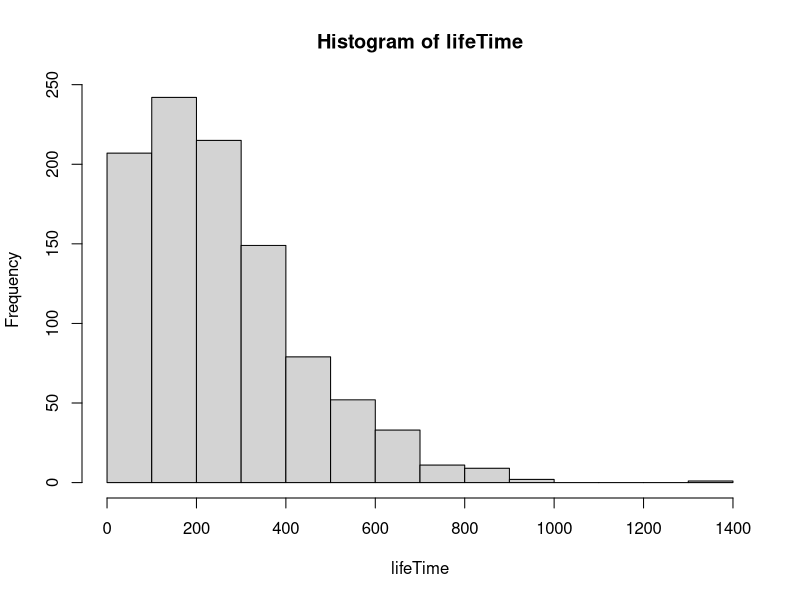

Write R code to recreate this figure. (Note: this script raises an error after producing the figure.)
############# Part 2
library(expm)
rm(list=ls())

#Initialize Q-matrix
Q = matrix(
  c(-0.0085,  0.005,  0.0025,       0,   0.001,
          0, -0.014,   0.005,   0.004,   0.005,
          0,      0,  -0.008,   0.003,   0.005,
          0,      0,       0,  -0.009,   0.009,
          0,      0,       0,       0,       0),
  nrow = 5,
  ncol = 5)
Q <- t(Q)


############# Task 7
#Initializations
woman = rep(1,1000) # Create 1000 women
N.iter = 1000
count = matrix(0, ncol = 5, nrow = N.iter) #

# Simulate the lifetime of the women
for (i in 1:N.iter){
  while (woman[i]<5){ #Woman has to have state under 5. otherwise they are dead 
    event = rexp(1,rate=-Q[woman[i],woman[i]])
    count[i,woman[i]] = event
    if (woman[i] <4){
    woman[i]=sample(x = c((woman[i]+1):5), size =1, replace =TRUE,
                    prob =-(Q[woman[i],(woman[i]+1):5])/Q[woman[i],woman[i]])
    }
    else{
      woman[i]=5
    }
  }
}

# Visualize the lifetime for the women
lifeTime = rowSums(count)
hist(lifeTime)
C = qchisq(p = c(0.025,0.975), df = 999)

# Confidence interval for standard deviation
conf=c(sqrt(999*var(lifeTime)/C[2]),sqrt(999*var(lifeTime)/C[1]))
mean(lifeTime)

n = length(lifeTime)
Conf_control1 = mean(lifeTime) - qt(0.975, df =n-1) * sd(lifeTime) / sqrt(n)
Conf_control2 = mean(lifeTime) + qt(0.975, df =n-1) * sd(lifeTime) / sqrt(n)
c(mean(lifeTime),Conf_control1,Conf_control2) #mean and CI for the mean

#survival rate after 30.5 months
(sum(rowSums(count[,1:2])>30.5 & (count[,3]!=0 | count[,4]!=0)))/1000

############# Task 8
Q = Q[1:4,1:4]
funk = function(t){
  ones = rep(1,4)
  p0 = c(1,0,0,0)

  p = vector()
  for (i in 1:length(t)){
    p[i] = 1 - p0%*%expm(x = Q*t[i])%*%ones
  }
  return(p)

}

plot(o,type ='l',lwd = 3)
lines(ecdf(lifeTime),col='red',lwd = 3)
ks.test(lifeTime, funk)

########## Task 9
# Q matrix for treatment
Q2 = matrix(c(-0.00475,0,0,0,0
              ,0.0025,-0.007,0,0,0
              ,0.00125,0,-0.008,0,0
              ,0,0.002,0.003,-0.009,0
              ,0.001,0.005,0.005,0.009,0),5,5)


woman = rep(1,1000) # Create 1000 women
count_treat = matrix(0, ncol = 5, nrow = N.iter) #

# Simulate the lifetime of the women with the treatment matrix
for (i in 1:N.iter){
  while (woman[i]<5){
    event = rexp(1,rate=-Q2[woman[i],woman[i]])
    count_treat[i,woman[i]] = event
    if (woman[i] <4){
      woman[i]=sample(x = c((woman[i]+1):5), size =1, replace =TRUE,
                      prob =-(Q2[woman[i],(woman[i]+1):5])/Q2[woman[i],woman[i]])
    }
    else{
      woman[i]=5
    }
  }
}
cdf = function(lifeTime){
  bins = sort(lifeTime)
  cdf.value = cumsum(hist(lifeTime, breaks = bins, plot=FALSE)$count)/1000
  return(list("t"=tail(bins,-1), "cdf"=cdf.value))
}

# Survival function for non-treatment
life_cdf=cdf(lifeTime)

S_func = function(cdf){
  S = (1000-cdf$cdf*1000)/1000
       return(S)
}
plot(life_cdf$t,S_func(life_cdf),'l')

# Survival function for treatment
lifeTimeTreat =rowSums(count_treat)
lifeTreat_cdf=cdf(lifeTimeTreat)
plot(lifeTreat_cdf$t,S_func(lifeTreat_cdf),'l')

# Plot with death rate for treat and non-treat
plot(life_cdf$t,S_func(life_cdf),col = 'red',type='s',xlab = 't [months]', ylab = 'Women_Alive')
lines(lifeTreat_cdf$t,S_func(lifeTreat_cdf),col='blue',type='s')
title('Survival functions')


############# Task 10
# Log rank test
N1 = head(S_func(life_cdf)*1000,-1)
N2 = head(S_func(lifeTreat_cdf)*1000,-1)
N = N1+N2

O1 = abs(diff(N1))
O2 = abs(diff(N2))
O = abs(diff(N))

N = tail(N,-1)
N2 = tail(N2,-1)

#Calculate the expected value
E2 = O/N*N2

#Calculate the variance
V = (O*(N2/N)*(1-N2/N)*(N-O))/(N-1)

#Calculate the test statistic
Z = sum(O2-E2)/sum(V)

#Find the p-value
pValue = 1-pnorm(Z)
